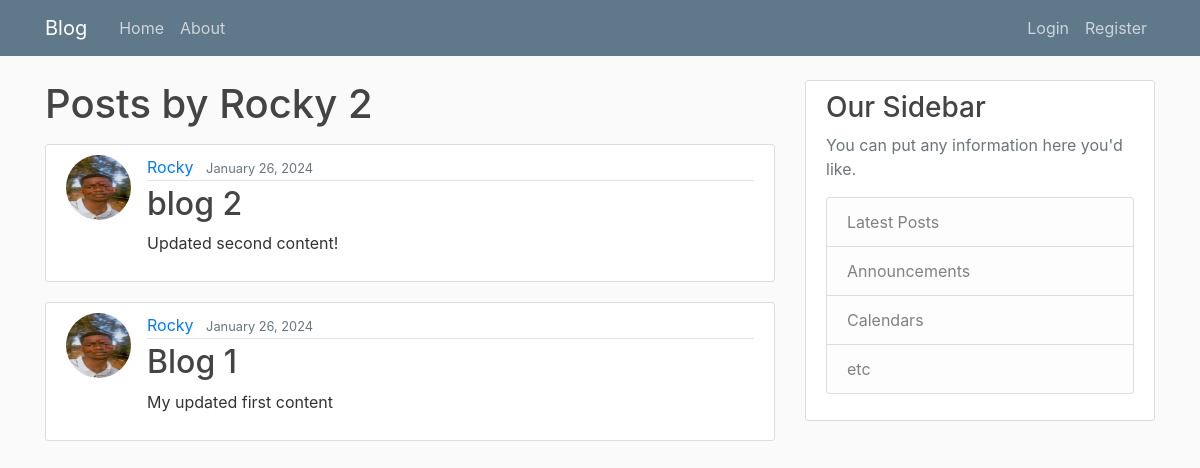
Before: /user/Rocky with the older database file.
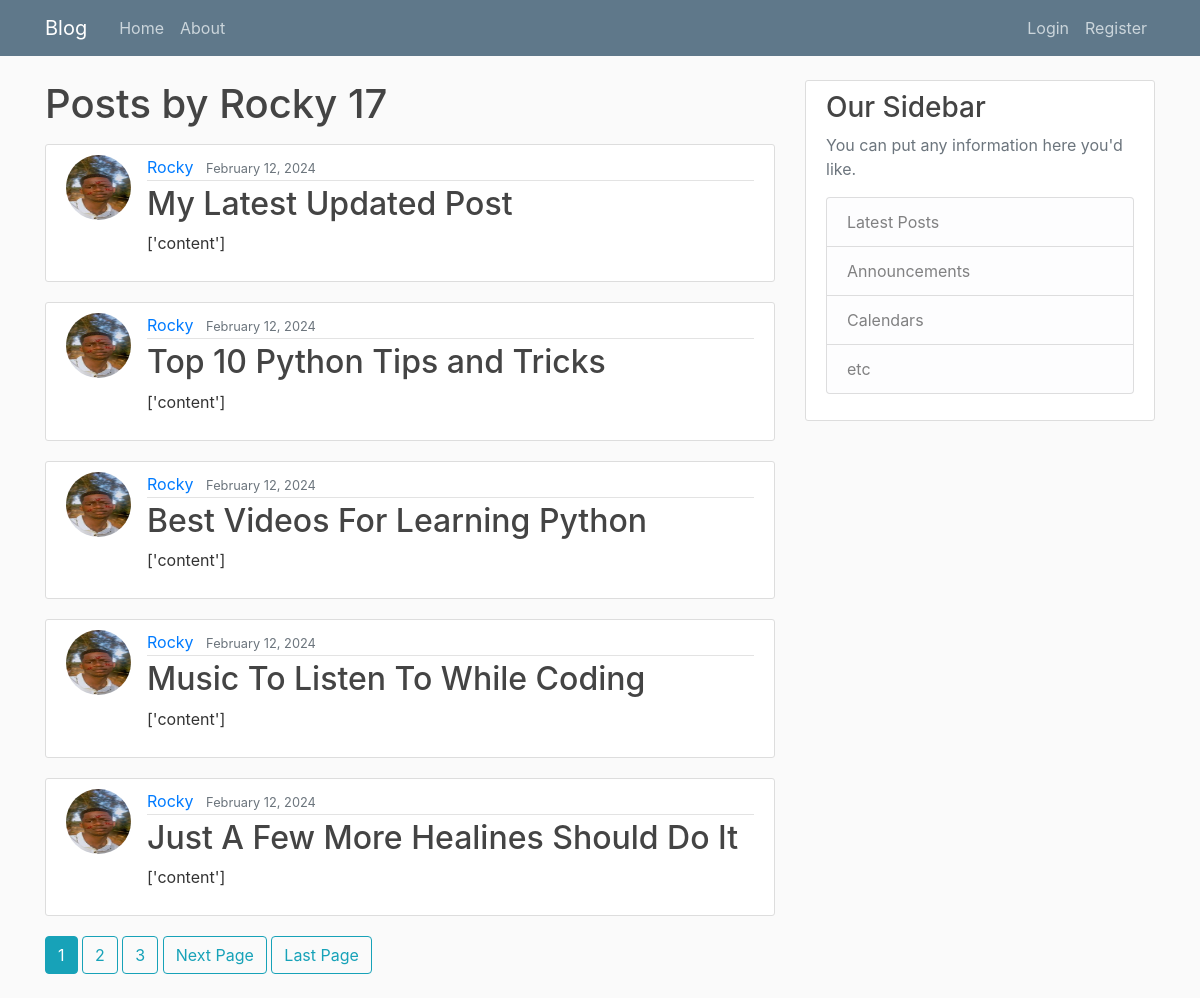
After: the same page with the newer database file.
### blog/models.py (models this page shows, shortened)
class Post(models.Model):
    title = models.CharField(max_length=100)
    content = models.TextField()
    date_posted = models.DateTimeField(default=timezone.now)
    author = models.ForeignKey(User, on_delete=models.CASCADE)

### users/models.py (models this page shows, shortened)
class profile(models.Model):
    user = models.OneToOneField(User, on_delete=models.CASCADE)
    image = models.ImageField(default='default.jpg', upload_to='profile_pics')

### blog/views.py (the view)
# urls.py: path('user/<str:username>', UserPostListView.as_view(), name='user-posts'),
class UserPostListView(ListView):
    model = Post
    template_name = 'blog/user_posts.html' # <app>/<model>_<viewtype>.html
    context_object_name = 'posts'
    paginate_by = 5
    def get_queryset(self):
        user = get_object_or_404(User, username=self.kwargs.get('username'))
        return Post.objects.filter(author=user).order_by('-date_posted')

### blog/templates/blog/user_posts.html (shortened to what this page needs)
{% extends "blog/base.html" %}
{% block content %}
    <h1 class="mb-3">Posts by {{ view.kwargs.username }} {{ page_obj.paginator.count }}</h1>
    {% for post in posts %}
        <article class="media content-section">
            <img class="rounded-circle article-img" src="{{ post.author.profile.image.url }}">
            <div class="media-body">
            <div class="article-metadata">
                <a class="mr-2" href="{% url 'user-posts' post.author.username %}">{{ post.author }}</a>
                <small class="text-muted">{{ post.date_posted | date:"F d, Y" }}</small>
            </div>
            <h2><a class="article-title" href="{% url 'post-detail' post.id %}">{{ post.title }}</a></h2>
            <p class="article-content">{{ post.content }}</p>
            </div>
        </article>
    {% endfor %}
    {% if is_paginated %}
        {% for num in page_obj.paginator.page_range %}
            {% if page_obj.number == num %}
                <a class="btn btn-info mb-4" href="?page={{ num }}">{{ num }}</a>
            {% elif num > page_obj.number|add:'-3' and num < page_obj.number|add:'3' %}
                <a class="btn btn-outline-info mb-4" href="?page={{ num }}">{{ num }}</a>
            {% endif %}
        {% endfor %}
        {% if page_obj.has_next %}
            <a class="btn btn-outline-info mb-4" href="?page={{ page_obj.next_page_number}}">Next Page</a>
            <a class="btn btn-outline-info mb-4" href="?page={{ page_obj.paginator.num_pages }}">Last Page</a>
        {% endif %}
    {% endif %}
{% endblock content %}

### blog/templates/blog/base.html (shortened to what this page needs)
{% load static %}
<!doctype html>
<html lang="en">
  <head>
    <link rel="stylesheet" href="https://cdn.jsdelivr.net/npm/bootstrap@4.0.0/dist/css/bootstrap.min.css">
    <link rel="stylesheet" type="text/css" href="{% static 'blog/main.css' %}"
  </head>
  <body>
    <header class="site-header">
        <nav class="navbar navbar-expand-md navbar-dark bg-steel fixed-top">
          <div class="container">
            <a class="navbar-brand mr-4" href="{% url 'blog-home' %}">Blog</a>
            <div class="collapse navbar-collapse" id="navbarToggle">
              <div class="navbar-nav mr-auto">
                <a class="nav-item nav-link" href="{% url 'blog-home' %}">Home</a>
                <a class="nav-item nav-link" href="{% url 'blog-about' %}">About</a>
              </div>
              <div class="navbar-nav">
                {% if user.is_authenticated %}
                <a class="nav-item nav-link" href="{% url 'post-create' %}">New Post</a>
                  <a class="nav-item nav-link" href="{% url 'profile' %}">Profile</a>
                  <a class="nav-item nav-link" href="{% url 'logout' %}">Logout</a>
                {% else %}
                  <a class="nav-item nav-link" href="{% url 'login' %}">Login</a>
                  <a class="nav-item nav-link" href="{% url 'register' %}">Register</a>
                {% endif %}
              </div>
            </div>
          </div>
        </nav>
      </header>
      <main role="main" class="container">
        <div class="row">
          <div class="col-md-8">
            {% block content %}{% endblock %}
          </div>
          <div class="col-md-4">
            <div class="content-section">
              <h3>Our Sidebar</h3>
              <p class='text-muted'>You can put any information here you'd like.
                <ul class="list-group">
                  <li class="list-group-item list-group-item-light">Latest Posts</li>
                  <li class="list-group-item list-group-item-light">Announcements</li>
                  <li class="list-group-item list-group-item-light">Calendars</li>
                  <li class="list-group-item list-group-item-light">etc</li>
                </ul>
              </p>
            </div>
          </div>
        </div>
      </main>
  </body>
</html>

### blog/static/blog/main.css (style rules this page uses)
body { background: #fafafa; color: #333333; margin-top: 5rem; }
h1, h2, h3, h4, h5, h6 { color: #444444; }
ul { margin: 0; }
.bg-steel { background-color: #5f788a; }
.site-header .navbar-nav .nav-link { color: #cbd5db; }
.content-section { background: #ffffff; padding: 10px 20px; border: 1px solid #dddddd; border-radius: 3px; margin-bottom: 20px; }
.article-title { color: #444444; }
.article-content { white-space: pre-line; }
.article-img { height: 65px; width: 65px; margin-right: 16px; }
.article-metadata { padding-bottom: 1px; margin-bottom: 4px; border-bottom: 1px solid #e3e3e3 }

Changed rows visible on the page:
no longer on this page (row unchanged): Post: author.profile.image (placeholder picture), author "Rocky", date_posted "January 26, 2024", title "blog 2", content "Updated second content!"
no longer on this page (row unchanged): Post: author.profile.image (placeholder picture), author "Rocky", date_posted "January 26, 2024", title "Blog 1", content "My updated first content"
added Post: author.profile.image (placeholder picture), author "Rocky", date_posted "February 12, 2024", title "My Latest Updated Post", content "['content']"
added Post: author.profile.image (placeholder picture), author "Rocky", date_posted "February 12, 2024", title "Top 10 Python Tips and Tricks", content "['content']"
added Post: author.profile.image (placeholder picture), author "Rocky", date_posted "February 12, 2024", title "Best Videos For Learning Python", content "['content']"
added Post: author.profile.image (placeholder picture), author "Rocky", date_posted "February 12, 2024", title "Music To Listen To While Coding", content "['content']"
added Post: author.profile.image (placeholder picture), author "Rocky", date_posted "February 12, 2024", title "Just A Few More Healines Should Do It", content "['content']"
Other visible differences:
{{ page_obj.paginator.count }}: "2" → "17"
new list line: "1"
new list line: "2"
new list line: "3"
text now shown: "Next Page Last Page"
